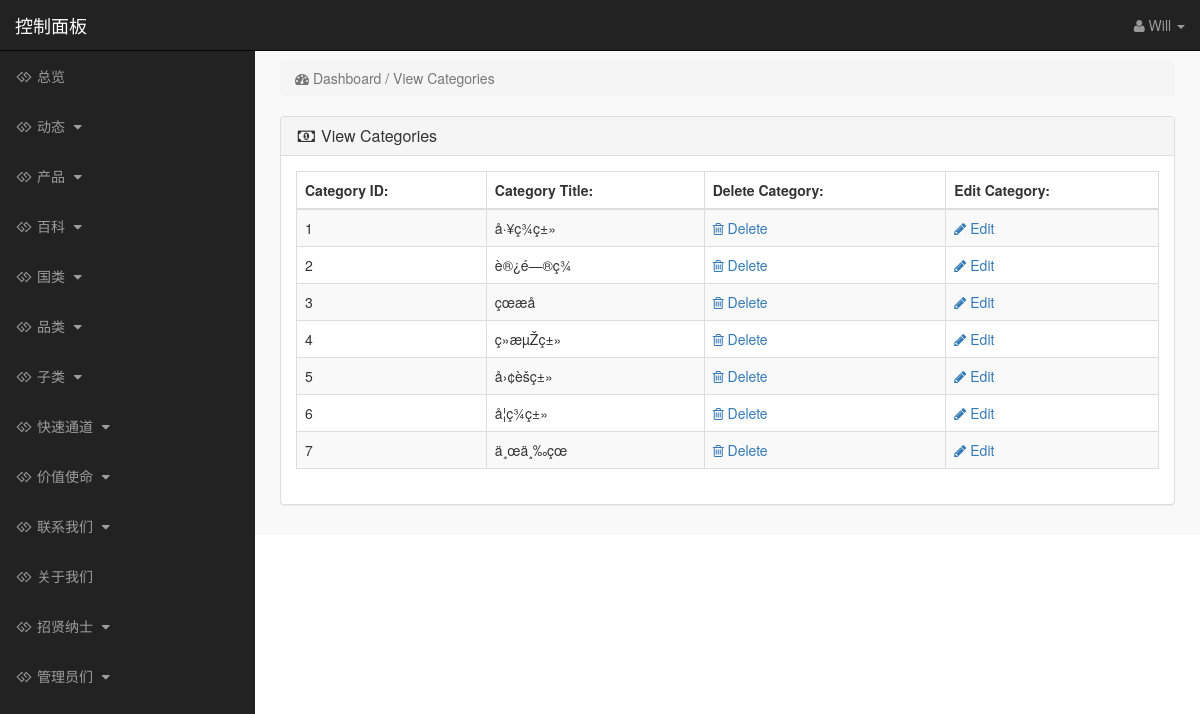
The app's page /admin_area/index.php?view_cats (signed in) with its own data.
### tables this page shows
CREATE TABLE `categories` (
  `cat_id` int(10) NOT NULL,
  `cat_title` text NOT NULL,
  `cat_top` text NOT NULL,
  `cat_image` text NOT NULL
);

### admin_area/view_cats.php (the view)
<?php
if(!isset($_SESSION['admin_email'])){
echo "<script>window.open('login.php','_self')</script>";
}
else {
?>
<div class="row" >
<div class="col-lg-12" >
<ol class="breadcrumb" >
<li class="active" >
<i class="fa fa-dashboard" ></i> Dashboard / View Categories
</li>
</ol>
</div>
</div>
<div class="row" >
<div class="col-lg-12" >
<div class="panel panel-default" >
<div class="panel-heading" >
<h3 class="panel-title" >
<i class="fa fa-money fa-fw"></i> View Categories
</h3>
</div>
<div class="panel-body" >
<div class="table-responsive" >
<table class="table table-bordered table-hover table-striped" >
<thead>
<tr>
<th>Category ID:</th>
<th>Category Title:</th>
<th>Delete Category:</th>
<th>Edit Category:</th>
</tr>
</thead>
<tbody>
<?php
$i=0;
$get_cats = "select * from categories";
$run_cats = mysqli_query($con,$get_cats);
while($row_cats = mysqli_fetch_array($run_cats)){
$cat_id = $row_cats['cat_id'];
$cat_title = $row_cats['cat_title'];
$i++;
?>
<tr>
<td><?php echo $i; ?></td>
<td><?php echo $cat_title; ?></td>
<td>
<a href="index.php?delete_cat=<?php echo $cat_id; ?>" >
<i class="fa fa-trash-o" ></i> Delete
</a>
</td>
<td>
<a href="index.php?edit_cat=<?php echo $cat_id; ?>" >
<i class="fa fa-pencil" ></i> Edit
</a>
</td>
</tr>
<?php } ?>
</tbody>
</table>
</div>
</div>
</div>
</div>
</div>
<?php } ?>

### admin_area/includes/sidebar.php (shortened to what this page needs)
<?php
if (!isset($_SESSION['admin_email'])) {
    echo "<script>window.open('login.php','_self')</script>";
} else {
    ?>
    <nav class="navbar navbar-inverse navbar-fixed-top">
        <div class="navbar-header">
            <a class="navbar-brand" href="index.php?dashboard">控制面板</a>
        </div>
        <ul class="nav navbar-right top-nav">
            <li class="dropdown">
                <a href="#" class="dropdown-toggle" data-toggle="dropdown">
                    <i class="fa fa-user"></i>
                    <?php echo $admin_name; ?> <b class="caret"></b>
                </a>
            </li>
        </ul>
        <div class="collapse navbar-collapse navbar-ex1-collapse">
            <ul class="nav navbar-nav side-nav">
                <li>
                    <a href="index.php?dashboard">
                        <i class="fa fa-fw fa-gg"></i> 总览
                    </a>
                </li>
                <li>
                    <a href="#" data-toggle="collapse" data-target="#posts">
                        <i class="fa fa-fw fa-gg"></i> 动态
                        <i class="fa fa-fw fa-caret-down"></i>
                    </a>
                </li>
                <li>
                    <a href="#" data-toggle="collapse" data-target="#products">
                        <i class="fa fa-fw fa-gg"></i> 产品
                        <i class="fa fa-fw fa-caret-down"></i>
                    </a>
                </li>
                <li>
                    <a href="#" data-toggle="collapse" data-target="#wiki">
                        <i class="fa fa-fw fa-gg"></i> 百科
                        <i class="fa fa-fw fa-caret-down"></i>
                    </a>
                </li>
                <li>
                    <a href="#" data-toggle="collapse" data-target="#manufacturers">
                        <i class="fa fa-fw fa-gg"></i> 国类
                        <i class="fa fa-fw fa-caret-down"></i>
                    </a>
                </li>
                <li>
                    <a href="#" data-toggle="collapse" data-target="#p_cat">
                        <i class="fa fa-fw fa-gg"></i> 品类
                        <i class="fa fa-fw fa-caret-down"></i>
                    </a>
                </li>
                <li>
                    <a href="#" data-toggle="collapse" data-target="#cat">
                        <i class="fa fa-fw fa-gg"></i> 子类
                        <i class="fa fa-fw fa-caret-down"></i>
                    </a>
                </li>
                <li>
                    <a href="#" data-toggle="collapse" data-target="#express_entry">
                        <i class="fa fa-fw fa-gg"></i> 快速通道
                        <i class="fa fa-fw fa-caret-down"></i>
                    </a>
                </li>
                <li>
                    <a href="#" data-toggle="collapse" data-target="#services">
                        <i class="fa fa-fw fa-gg"></i> 价值使命
                        <i class="fa fa-fw fa-caret-down"></i>
                    </a>
                </li>
                <li>
                    <a href="#" data-toggle="collapse" data-target="#contact_us">
                        <i class="fa fa-fw fa-gg"> </i> 联系我们
                        <i class="fa fa-fw fa-caret-down"></i>
                    </a>
                </li>
                <li>
                    <a href="index.php?edit_about_us">
                        <i class="fa fa-fw fa-gg"></i> 关于我们
                    </a>
                </li>
                <li>
                    <a href="#" data-toggle="collapse" data-target="#terms">
                        <i class="fa fa-fw fa-gg"></i> 招贤纳士
                        <i class="fa fa-fw fa-caret-down"></i>
                    </a>
                </li>
                <li>
                    <a href="#" data-toggle="collapse" data-target="#users">
                        <i class="fa fa-fw fa-gg"></i> 管理员们
                        <i class="fa fa-fw fa-caret-down"></i>
                    </a>
                </li>
            </ul>
        </div>
    </nav>
<?php } ?>

### admin_area/css/style.css (style rules this page uses)
body { margin-top:100px; }
@media (min-width: 768px) { body { margin-top:50px; } }
.top-nav { padding:0 15px; }
.top-nav>li { display:inline-block; float:left; }
.top-nav>li>a { padding-top:15px; padding-bottom:15px; line-height:20px; color:#999; }
@media (min-width: 768px) { .side-nav { position:fixed; top:51px; width:255px; border-radius:0; overflow-y:auto; background-color: #222; bottom:0; overflow-x:hidden; padding-bottom:40px; } }
@media (min-width: 768px) { .side-nav>li>a { width:255px; } }
.panel-body { border-radius:5px; }

### records on screen
categories: cat_title "å·¥ç­¾ç±»"
categories: cat_title "è®¿é—®ç­¾"
categories: cat_title "çœæå"
categories: cat_title "ç»æµŽç±»"
categories: cat_title "å›¢èšç±»"
categories: cat_title "å­¦ç­¾ç±»"
categories: cat_title "ä¸œä¸‰çœ"

### other values on screen
$admin_name "Will"
